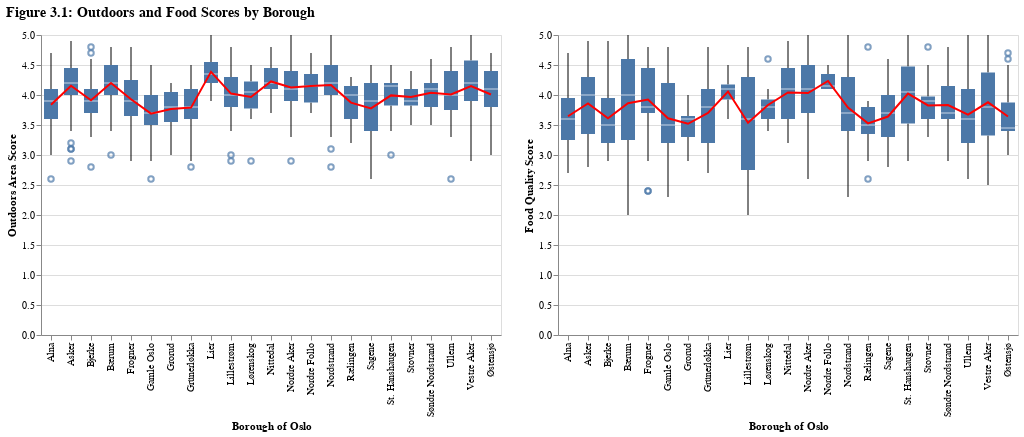

Source (notebook cell):
### Markdown cell above
# Advanced Bivariate Plots - Outdoors vs. Food Score

### Code cell
import altair as alt
import pandas as pd

# Assuming df is your DataFrame

# Calculate mean for each borough
mean_outdoors = df.groupby('Borough of Oslo')['Outdoors_score'].mean().reset_index()
mean_food = df.groupby('Borough of Oslo')['Food_score'].mean().reset_index()

# Merge the mean data back to get the order of boroughs
mean_outdoors['Order'] = mean_outdoors['Borough of Oslo'].apply(lambda x: df[df['Borough of Oslo'] == x].index[0])
mean_food['Order'] = mean_food['Borough of Oslo'].apply(lambda x: df[df['Borough of Oslo'] == x].index[0])

# Sort by the order to ensure the line goes through the boroughs in the correct order
mean_outdoors = mean_outdoors.sort_values('Order')
mean_food = mean_food.sort_values('Order')

# Outdoors chart with mean line across boroughs
outdoors_geo = alt.Chart(df).mark_boxplot().encode(
    x=alt.X("Borough of Oslo", title="Borough of Oslo"),
    y=alt.Y("Outdoors_score", title='Outdoors Area Score')
).properties(
    #title='Outdoors Area Score by District in Oslo Region'
) + alt.Chart(mean_outdoors).mark_line(color='red').encode(
    x='Borough of Oslo',
    y='Outdoors_score'
)

# Food chart with mean line across boroughs
food_geo = alt.Chart(df).mark_boxplot().encode(
    x=alt.X("Borough of Oslo", title="Borough of Oslo"),
    y=alt.Y("Food_score", title='Food Quality Score')
).properties(
    #title='Food Quality Score by District in Oslo Region'
) + alt.Chart(mean_food).mark_line(color='red').encode(
    x='Borough of Oslo',
    y='Food_score'
)

# Combine the charts with an overall title
geo = alt.hconcat(outdoors_geo, food_geo).properties(
    title=alt.TitleParams(
        text='Figure 3.1: Outdoors and Food Scores by Borough',
        anchor='start',
        fontSize=14,
        offset=10
    )
)

# Save the chart if needed
# chart.save('charts/chart_1.png')

geo

### Figure 1 — Vega-Lite specification as saved in the notebook (floating-point values rounded to 4 significant figures; data arrays with more than 128 entries replaced by an {"elided": "..."} marker saying what was removed)
{"config": {"view": {"continuousWidth": 300, "continuousHeight": 300}}, "hconcat": [{"layer": [{"data": {"name": "data-6b7202e6e7e8b0ce1d46cb3207083d53"}, "mark": {"type": "boxplot"}, "encoding": {"x": {"field": "Borough of Oslo", "title": "Borough of Oslo", "type": "nominal"}, "y": {"field": "Outdoors_score", "title": "Outdoors Area Score", "type": "quantitative"}}}, {"data": {"name": "data-e86ccbcf78c4b06aa5ba98394e7175d7"}, "mark": {"type": "line", "color": "red"}, "encoding": {"x": {"field": "Borough of Oslo", "type": "nominal"}, "y": {"field": "Outdoors_score", "type": "quantitative"}}}]}, {"layer": [{"data": {"name": "data-6b7202e6e7e8b0ce1d46cb3207083d53"}, "mark": {"type": "boxplot"}, "encoding": {"x": {"field": "Borough of Oslo", "title": "Borough of Oslo", "type": "nominal"}, "y": {"field": "Food_score", "title": "Food Quality Score", "type": "quantitative"}}}, {"data": {"name": "data-af80e602dfb2f595e5d74e0d01514dda"}, "mark": {"type": "line", "color": "red"}, "encoding": {"x": {"field": "Borough of Oslo", "type": "nominal"}, "y": {"field": "Food_score", "type": "quantitative"}}}]}], "title": {"text": "Figure 3.1: Outdoors and Food Scores by Borough", "anchor": "start", "fontSize": 14, "offset": 10}, "$schema": "https://vega.github.io/schema/vega-lite/v5.17.0.json", "datasets": {"data-6b7202e6e7e8b0ce1d46cb3207083d53": {"elided": "844 records"}, "data-e86ccbcf78c4b06aa5ba98394e7175d7": [{"Borough of Oslo": "Alna", "Outdoors_score": 3.838, "Order": 3}, {"Borough of Oslo": "Bjerke", "Outdoors_score": 3.911, "Order": 45}, {"Borough of Oslo": "Frogner", "Outdoors_score": 3.929, "Order": 75}, {"Borough of Oslo": "Gamle Oslo", "Outdoors_score": 3.69, "Order": 111}, {"Borough of Oslo": "Grorud", "Outdoors_score": 3.767, "Order": 152}, {"Borough of Oslo": "Grünerløkka", "Outdoors_score": 3.79, "Order": 171}, {"Borough of Oslo": "Nordre Aker", "Outdoors_score": 4.125, "Order": 202}, {"Borough of Oslo": "Nordstrand", "Outdoors_score": 4.167, "Order": 258}, {"Borough of Oslo": "Sagene", "Outdoors_score": 3.776, "Order": 302}, {"Borough of Oslo": "St. Hanshaugen", "Outdoors_score": 3.993, "Order": 332}, {"Borough of Oslo": "Stovner", "Outdoors_score": 3.965, "Order": 364}, {"Borough of Oslo": "Søndre Nordstrand", "Outdoors_score": 4.036, "Order": 392}, {"Borough of Oslo": "Ullern", "Outdoors_score": 4.009, "Order": 423}, {"Borough of Oslo": "Vestre Aker", "Outdoors_score": 4.15, "Order": 461}, {"Borough of Oslo": "Østensjø", "Outdoors_score": 4.008, "Order": 512}, {"Borough of Oslo": "Asker", "Outdoors_score": 4.154, "Order": 552}, {"Borough of Oslo": "Bærum", "Outdoors_score": 4.199, "Order": 637}, {"Borough of Oslo": "Lier", "Outdoors_score": 4.386, "Order": 746}, {"Borough of Oslo": "Lillestrøm", "Outdoors_score": 4.024, "Order": 761}, {"Borough of Oslo": "Lørenskog", "Outdoors_score": 3.967, "Order": 813}, {"Borough of Oslo": "Nittedal", "Outdoors_score": 4.226, "Order": 826}, {"Borough of Oslo": "Nordre Follo", "Outdoors_score": 4.15, "Order": 848}, {"Borough of Oslo": "Rælingen", "Outdoors_score": 3.873, "Order": 855}], "data-af80e602dfb2f595e5d74e0d01514dda": [{"Borough of Oslo": "Alna", "Food_score": 3.646, "Order": 3}, {"Borough of Oslo": "Bjerke", "Food_score": 3.611, "Order": 45}, {"Borough of Oslo": "Frogner", "Food_score": 3.923, "Order": 75}, {"Borough of Oslo": "Gamle Oslo", "Food_score": 3.612, "Order": 111}, {"Borough of Oslo": "Grorud", "Food_score": 3.52, "Order": 152}, {"Borough of Oslo": "Grünerløkka", "Food_score": 3.7, "Order": 171}, {"Borough of Oslo": "Nordre Aker", "Food_score": 4.032, "Order": 202}, {"Borough of Oslo": "Nordstrand", "Food_score": 3.791, "Order": 258}, {"Borough of Oslo": "Sagene", "Food_score": 3.641, "Order": 302}, {"Borough of Oslo": "St. Hanshaugen", "Food_score": 4.023, "Order": 332}, {"Borough of Oslo": "Stovner", "Food_score": 3.827, "Order": 364}, {"Borough of Oslo": "Søndre Nordstrand", "Food_score": 3.832, "Order": 392}, {"Borough of Oslo": "Ullern", "Food_score": 3.671, "Order": 423}, {"Borough of Oslo": "Vestre Aker", "Food_score": 3.878, "Order": 461}, {"Borough of Oslo": "Østensjø", "Food_score": 3.642, "Order": 512}, {"Borough of Oslo": "Asker", "Food_score": 3.859, "Order": 552}, {"Borough of Oslo": "Bærum", "Food_score": 3.862, "Order": 637}, {"Borough of Oslo": "Lier", "Food_score": 4.057, "Order": 746}, {"Borough of Oslo": "Lillestrøm", "Food_score": 3.537, "Order": 761}, {"Borough of Oslo": "Lørenskog", "Food_score": 3.833, "Order": 813}, {"Borough of Oslo": "Nittedal", "Food_score": 4.042, "Order": 826}, {"Borough of Oslo": "Nordre Follo", "Food_score": 4.233, "Order": 848}, {"Borough of Oslo": "Rælingen", "Food_score": 3.527, "Order": 855}]}}
